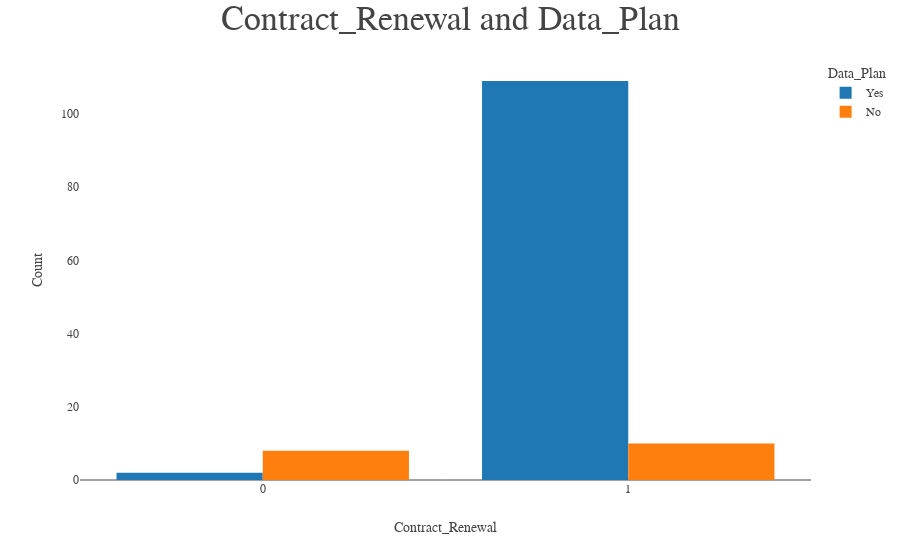

Notebook code for this chart:
### Markdown cell above
### observation :
> the p-value of the chisq test is :0.2526
  
> the P-value came less than 0.05. Hence H0(null hypothesis) will be rejected. Which means the variables are correlated with each other.

> yes,there a difference in contract renewal rates between customers who have a data plan and those who do not

### Code cell
# create histogram plot
fig = px.histogram(data, x="Contract_Renewal", y=None, color="Data_Plan")

fig.update_layout(title=" Contract_Renewal and Data_Plan", 
                  font_family="San Serif",titlefont={'size': 34},
                  barmode='group',
                  xaxis=dict(title='Contract_Renewal',tickmode='array'),
                  yaxis=dict(title='Count'))




fig.update_xaxes(showgrid=False)
fig.update_yaxes(showgrid=False)

fig.show()

### Figure 1 — Plotly figure (JSON) as saved in the notebook; plotly's stock layout.template omitted (floating-point values rounded to 4 significant figures)
{"data": [{"alignmentgroup": "True", "bingroup": "x", "hovertemplate": "Data_Plan=Yes<br>Contract_Renewal=%{x}<br>count=%{y}<extra></extra>", "legendgroup": "Yes", "marker": {"color": "#1F77B4", "pattern": {"shape": ""}}, "name": "Yes", "offsetgroup": "Yes", "orientation": "v", "showlegend": true, "type": "histogram", "x": [1, 0, 1, 1, 1, 1, 0, 1, 1, 1, 1, 1, 1, 1, 1, 1, 1, 1, 1, 1, 1, 1, 1, 1, 1, 1, 1, 1, 1, 1, 1, 1, 1, 1, 1, 1, 1, 1, 1, 1, 1, 1, 1, 1, 1, 1, 1, 1, 1, 1, 1, 1, 1, 1, 1, 1, 1, 1, 1, 1, 1, 1, 1, 1, 1, 1, 1, 1, 1, 1, 1, 1, 1, 1, 1, 1, 1, 1, 1, 1, 1, 1, 1, 1, 1, 1, 1, 1, 1, 1, 1, 1, 1, 1, 1, 1, 1, 1, 1, 1, 1, 1, 1, 1, 1, 1, 1, 1, 1, 1, 1], "xaxis": "x", "yaxis": "y"}, {"alignmentgroup": "True", "bingroup": "x", "hovertemplate": "Data_Plan=No<br>Contract_Renewal=%{x}<br>count=%{y}<extra></extra>", "legendgroup": "No", "marker": {"color": "#FF7F0E", "pattern": {"shape": ""}}, "name": "No", "offsetgroup": "No", "orientation": "v", "showlegend": true, "type": "histogram", "x": [1, 1, 0, 0, 1, 1, 1, 0, 1, 0, 1, 1, 0, 1, 0, 0, 0, 1], "xaxis": "x", "yaxis": "y"}], "layout": {"barmode": "group", "font": {"family": "San Serif"}, "legend": {"title": {"text": "Data_Plan"}, "tracegroupgap": 0}, "margin": {"t": 60}, "title": {"font": {"size": 34}, "text": " Contract_Renewal and Data_Plan"}, "xaxis": {"anchor": "y", "domain": [0, 1], "showgrid": false, "tickmode": "array", "title": {"text": "Contract_Renewal"}}, "yaxis": {"anchor": "x", "domain": [0, 1], "showgrid": false, "title": {"text": "Count"}}}}
